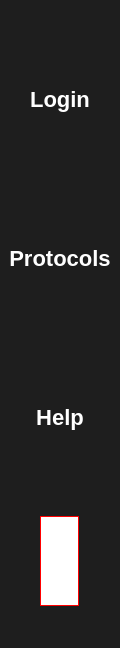
    <widget class="QFrame" name="frame">
     <property name="geometry">
      <rect>
       <x>0</x>
       <y>0</y>
       <width>120</width>
       <height>648</height>
      </rect>
     </property>
     <property name="sizePolicy">
      <sizepolicy hsizetype="Preferred" vsizetype="Preferred">
       <horstretch>1</horstretch>
       <verstretch>0</verstretch>
      </sizepolicy>
     </property>
     <property name="maximumSize">
      <size>
       <width>1366</width>
       <height>648</height>
      </size>
     </property>
     <property name="styleSheet">
      <string notr="true"> background-color: rgb(30, 30, 30);
                            color: white;
                            border: none;
                            text-align: center;
                            text-decoration: none;
                            font-size: 14px;
                            font-weight:bold;</string>
     </property>
     <property name="frameShape">
      <enum>QFrame::StyledPanel</enum>
     </property>
     <property name="frameShadow">
      <enum>QFrame::Raised</enum>
     </property>
     <layout class="QVBoxLayout" name="verticalLayout_3">
      <property name="spacing">
       <number>0</number>
      </property>
      <property name="leftMargin">
       <number>0</number>
      </property>
      <property name="topMargin">
       <number>0</number>
      </property>
      <property name="rightMargin">
       <number>0</number>
      </property>
      <property name="bottomMargin">
       <number>0</number>
      </property>
      <item>
       <widget class="QPushButton" name="login_button">
        <property name="minimumSize">
         <size>
          <width>120</width>
          <height>120</height>
         </size>
        </property>
        <property name="maximumSize">
         <size>
          <width>120</width>
          <height>120</height>
         </size>
        </property>
        <property name="styleSheet">
         <string notr="true"> background-color: rgb(30, 30, 30);
                                        color: white;
                                        border: none;
                                        text-align: center;
                                        text-decoration: none;
                                        font-size: 22px;
                                        font-weight:bold;
                                        margin: 4px 2px;
                                        border-radius: 12px;</string>
        </property>
        <property name="text">
         <string>Login</string>
        </property>
       </widget>
      </item>
      <item>
       <widget class="QPushButton" name="protocols_button">
        <property name="minimumSize">
         <size>
          <width>120</width>
          <height>120</height>
         </size>
        </property>
        <property name="maximumSize">
         <size>
          <width>120</width>
          <height>120</height>
         </size>
        </property>
        <property name="styleSheet">
         <string notr="true"> background-color: rgb(30, 30, 30);
                                        color: white;
                                        border: none;
                                        text-align: center;
                                        text-decoration: none;
                                        font-size: 22px;
                                        font-weight:bold;
                                        margin: 4px 2px;
                                        border-radius: 12px;</string>
        </property>
        <property name="text">
         <string>Protocols</string>
        </property>
       </widget>
      </item>
      <item>
       <widget class="QPushButton" name="help_button">
        <property name="minimumSize">
         <size>
          <width>120</width>
          <height>120</height>
         </size>
        </property>
        <property name="maximumSize">
         <size>
          <width>120</width>
          <height>120</height>
         </size>
        </property>
        <property name="styleSheet">
         <string notr="true"> background-color: rgb(30, 30, 30);
                                        color: white;
                                        border: none;
                                        text-align: center;
                                        text-decoration: none;
                                        font-size: 22px;
                                        font-weight:bold;
                                        margin: 4px 2px;
                                        border-radius: 12px;</string>
        </property>
        <property name="text">
         <string>Help</string>
        </property>
       </widget>
      </item>
      <item alignment="Qt::AlignHCenter">
       <widget class="QLabel" name="video_player_button">
        <property name="maximumSize">
         <size>
          <width>90</width>
          <height>90</height>
         </size>
        </property>
        <property name="styleSheet">
         <string notr="true">background-color:white;
                                        border: 1px solid red;
                                        border-radius: 45px;
                                        padding:14px;</string>
        </property>
        <property name="text">
         <string/>
        </property>
        <property name="pixmap">
         <pixmap>images/buttons/play-button.png</pixmap>
        </property>
        <property name="scaledContents">
         <bool>true</bool>
        </property>
        <property name="alignment">
         <set>Qt::AlignCenter</set>
        </property>
       </widget>
      </item>
     </layout>
    </widget>
